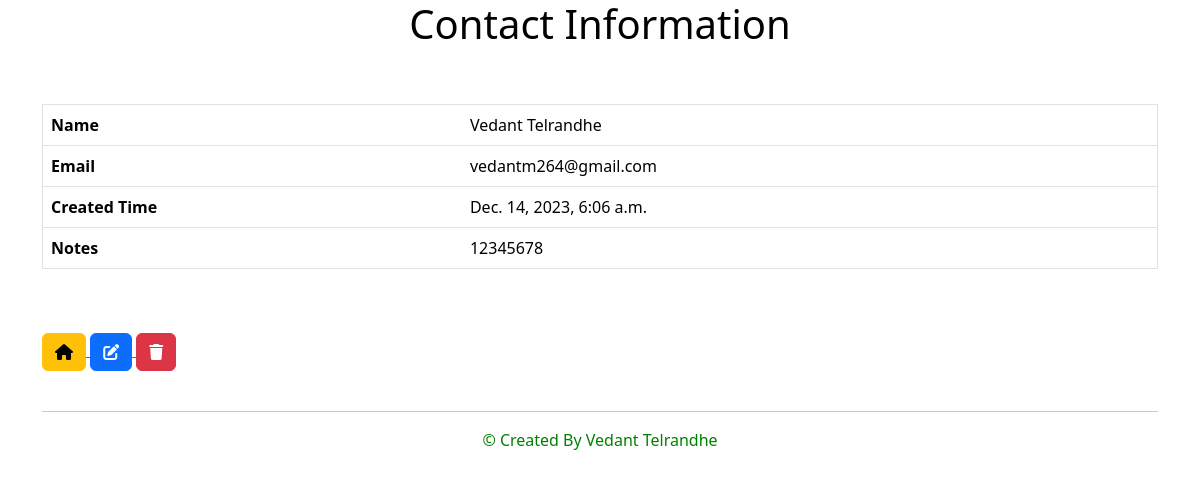
/viewDetails/8/, run on the app's committed database.
### ContactManagement/models.py (models this page shows, shortened)
class Contact(models.Model):
    id=models.IntegerField(primary_key=True)
    fullname = models.CharField(max_length=100, unique=True)
    emailId=models.EmailField(unique=True)
    notes = models.CharField(max_length=255, default='No notes')
    created_at = models.DateTimeField(auto_now_add=True)

### ContactManagement/views.py (the view)
# urls.py: path('viewDetails/<int:id>/', views.viewDetails, name="viewDetails")
def viewDetails(request, id):
    contact = get_object_or_404(Contact, pk=id)
    return render(request, 'viewDetails.html', {'contact': contact})

### ContactManagement/templates/viewDetails.html (shortened to what this page needs)
{% load static %}
<!DOCTYPE html>
<html lang="en">
<head>
    <link rel="stylesheet" href="https://cdnjs.cloudflare.com/ajax/libs/font-awesome/6.4.0/css/all.min.css">
    {% load bootstrap5 %}
    {% bootstrap_css %}
</head>
<body>
    <div class="container">
        <h1 style="color:Black;">Contact Information</h1>
        <br><br>
        <table id="customers" class="table" border="1">
            <thead class="thead-dark">
                <tr>
                    <th>Name</th>
                    <td> {{ contact.fullname }} </td>
                </tr>
                <tr>
                    <th>Email</th>
                    <td>{{ contact.emailId }}</td>
                </tr>
                <tr>
                    <th>Created Time</th>
                    <td>{{ contact.created_at }}</td>
                </tr>
                <tr>
                    <th>Notes</th>
                    <td>{{ contact.notes }}</td>
                </tr>
            </thead>
        </table>
        <br><br>
        <a href="{% url 'index' %}">
            <button id="new3" class="btn btn-warning">
                <i class="fas fa-home"></i>
            </button>
        </a>
        <a href="{% url 'updateContact' contact.id %}">
            <button class="btn btn-primary icon-btn">
                <i class="fas fa-edit"></i>
            </button>
        </a>
        <a href="{% url 'deleteContact' contact.id %}">
            <button class="btn btn-danger icon-btn">
                <i class="fas fa-trash"></i>
            </button>
        </a>
        <footer class="pt-4">
            <hr />
            <p class="text-center" style="color:Green;" >&copy;&nbsp;Created By Vedant Telrandhe</p>
        </footer>
    </div>
</body>
</html>

### ContactManagement/templates/viewDetails.html (style rules this page uses)
h1 { text-align: center; }

### data on the page
Contact: fullname "Vedant Telrandhe", emailId "vedantm264@gmail.com", created_at "Dec. 14, 2023, 6:06 a.m.", notes "12345678"
